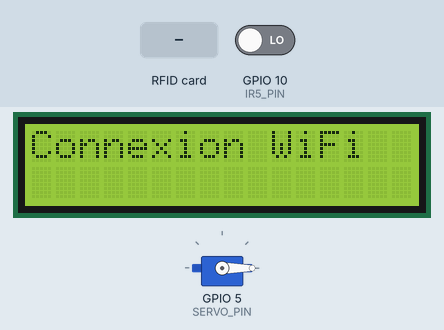
This sketch was run on a simulated ESP32-S3. Shown: 16×2 character LCD, servo. Wiring (inferred from the names in the program): IR receiver: data GPIO 7. Inputs (shaded band) come from the test bench; at power-on: GPIO 10 (IR5_PIN) LOW. WiFi joins after 1.5 s; servers stay silent unless stated; uploads are accepted with an empty reply; what the sketch prints to the serial monitor is not drawn.

Above: at 0.6 s.
At 6.3 s:
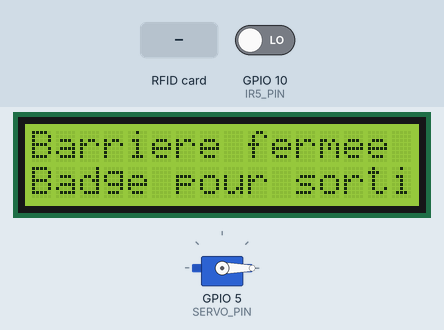
6.4 s: RFID card 0C 46 F1 06 held to the reader
At 7.0 s:
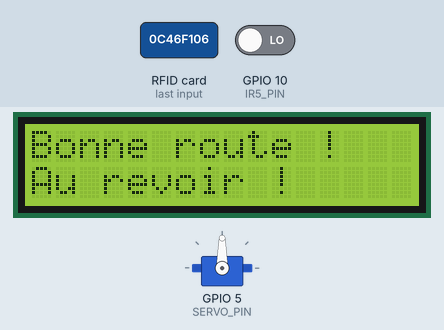
9.4 s: RFID card 5E 7A 19 C4 held to the reader
At 10.0 s:
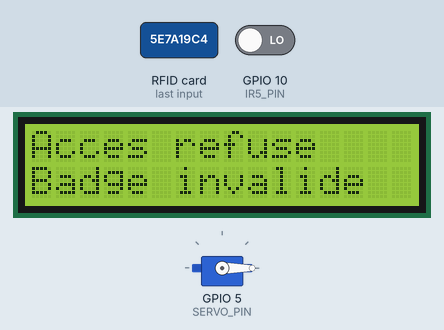
12.4 s: RFID card D3 A7 BD 27 held to the reader
At 12.56 s:
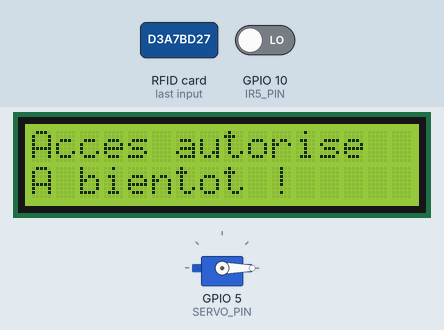
Timing chart, 0 to 16.2 s (numbered marks = the images above; inputs shaded):
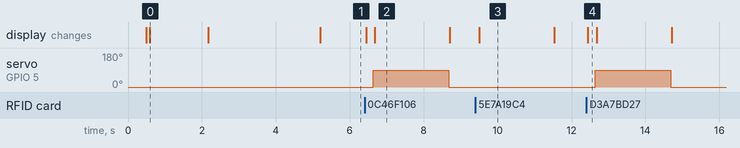

The sketch:

ESP_32_S3_-_Sortie.ino
```cpp
#include <SPI.h>
#include <MFRC522.h>
#include <Wire.h>
#include <LiquidCrystal_I2C.h>
#include <ESP32Servo.h>
#include <WiFi.h>
#include <WebServer.h>
#include <HTTPClient.h>

// ========== WiFi ==========
const char* ssid      = "TON WIFI";
const char* password  = "TON MOT DE PASSE";
const char* FLASK_API = "http://192.168.76.138:5000";

// ========== BROCHES ==========
#define RFID_SS    21
#define RFID_RST   14
#define SERVO_PIN   5
#define I2C_SDA     8
#define I2C_SCL     9
#define IR_PIN      6
#define IR5_PIN    10
#define IR_PRES     7

// ========== BADGES AUTORISÉS ==========
String badgesAutorises[] = {
  "0C46F106",
  "D3A7BD27",
  "E306DC2A",
  "02A50F1B",
  "938F6306"
};
int nbBadges = 5;

// ========== CONSTANTES ==========
const int ANGLE_OUVERT    = 90;
const int ANGLE_FERME     = 0;
const int DELAI_FERMETURE = 30000;

// ========== OBJETS ==========
MFRC522 rfid(RFID_SS, RFID_RST);
LiquidCrystal_I2C lcd(0x27, 16, 2);
Servo barriere;
WebServer server(80);

// ========== VARIABLES ==========
unsigned long tempsOuverture  = 0;
bool barriereOuverte          = false;
bool lcdAllume                = false;
int  dernierEtatPresence      = HIGH;

// ============================================================
// BADGE LOCAL
// ============================================================
bool verifierBadgeLocal(String uid) {
  for (int i = 0; i < nbBadges; i++) {
    if (uid == badgesAutorises[i]) return true;
  }
  return false;
}

// ============================================================
// LCD
// ============================================================
void allumerLCD() {
  if (!lcdAllume) {
    lcd.backlight();
    lcdAllume = true;
    lcd.clear();
    lcd.setCursor(0, 0); lcd.print("Barriere fermee ");
    lcd.setCursor(0, 1); lcd.print("Badge pour sortir");
    Serial.println("[LCD] Allume");
  }
}

void eteindreLCD() {
  if (lcdAllume) {
    lcd.noBacklight();
    lcdAllume = false;
    Serial.println("[LCD] Eteint");
  }
}

// ============================================================
// FLASK
// ============================================================
void notifierRaspberry(String uid) {
  if (WiFi.status() != WL_CONNECTED) return;
  HTTPClient http;
  http.begin(String(FLASK_API) + "/api/sortie/demande");
  http.addHeader("Content-Type", "application/json");
  String body = "{\"uid\":\"" + uid + "\"}";
  http.POST(body);
  http.end();
}

// ============================================================
// BARRIERE
// ============================================================
void ouvrirBarriere() {
  if (!barriereOuverte) {
    Serial.println(">>> OUVERTURE barriere sortie");
    barriere.write(ANGLE_OUVERT);
    barriereOuverte = true;
    tempsOuverture  = millis();
    allumerLCD();
    lcd.clear();
    lcd.setCursor(0, 0); lcd.print("Bonne route !   ");
    lcd.setCursor(0, 1); lcd.print("Au revoir !     ");
  }
}

void fermerBarriere() {
  if (barriereOuverte) {
    Serial.println(">>> FERMETURE barriere sortie");
    barriere.write(ANGLE_FERME);
    barriereOuverte = false;
    allumerLCD();
    lcd.clear();
    lcd.setCursor(0, 0); lcd.print("Barriere fermee ");
    lcd.setCursor(0, 1); lcd.print("Badge pour sortir");
  }
}

// ============================================================
// ROUTES HTTP
// ============================================================
void setupRoutes() {
  server.on("/capteurs", HTTP_GET, []() {
    int ir       = digitalRead(IR_PIN);
    int ir5      = digitalRead(IR5_PIN);
    int presence = digitalRead(IR_PRES);
    String json  = "{\"IR_SORTIE\":" + String(ir) +
                   ",\"IR5\":"       + String(ir5) +
                   ",\"IR_PRES\":"   + String(presence) + "}";
    server.send(200, "application/json", json);
  });

  server.on("/commande", HTTP_POST, []() {
    String body = server.arg("plain");
    if (body.indexOf("BAR:OPEN")  >= 0) ouvrirBarriere();
    if (body.indexOf("BAR:CLOSE") >= 0) fermerBarriere();
    server.send(200, "application/json", "{\"success\":true}");
  });
}

// ============================================================
// SETUP
// ============================================================
void setup() {
  Serial.begin(115200);
  delay(500);

  pinMode(IR_PIN,  INPUT);
  pinMode(IR5_PIN, INPUT);
  pinMode(IR_PRES, INPUT);

  Wire.begin(I2C_SDA, I2C_SCL);
  lcd.init();
  lcd.backlight();
  lcdAllume = true;
  lcd.clear();
  lcd.setCursor(0, 0); lcd.print("Connexion WiFi  ");

  barriere.attach(SERVO_PIN);
  barriere.write(ANGLE_FERME);

  SPI.begin(19, 11, 20, RFID_SS);
  rfid.PCD_Init();

  WiFi.begin(ssid, password);
  int tentatives = 0;
  while (WiFi.status() != WL_CONNECTED && tentatives < 20) {
    delay(500);
    Serial.print(".");
    tentatives++;
  }

  if (WiFi.status() == WL_CONNECTED) {
    Serial.println("\nWiFi OK ! IP : " + WiFi.localIP().toString());
    lcd.clear();
    lcd.setCursor(0, 0); lcd.print("IP:             ");
    lcd.setCursor(0, 1); lcd.print(WiFi.localIP().toString());
    delay(3000);
  } else {
    Serial.println("\nWiFi ECHEC");
  }

  setupRoutes();
  server.begin();

  lcd.clear();
  lcd.setCursor(0, 0); lcd.print("Barriere fermee ");
  lcd.setCursor(0, 1); lcd.print("Badge pour sortir");

  Serial.println("=== ESP32 SORTIE PRET ===");
}

// ============================================================
// LOOP — ascenseur supprimé, géré par Raspi via Nano I2C
// ============================================================
void loop() {
  server.handleClient();

  // IR présence pin 7 → allume/éteint LCD
  int presence = digitalRead(IR_PRES);
  if (presence != dernierEtatPresence) {
    if (presence == LOW) {
      allumerLCD();
    } else {
      if (!barriereOuverte) eteindreLCD();
    }
    dernierEtatPresence = presence;
  }

  // Fermeture barrière après passage IR5
  if (barriereOuverte) {
    int ir5 = digitalRead(IR5_PIN);
    if (ir5 == LOW) {
      Serial.println(">>> IR5 : Voiture passee → Fermeture");
      delay(1500);
      fermerBarriere();
    }
    if (millis() - tempsOuverture > DELAI_FERMETURE) {
      Serial.println(">>> Fermeture auto timeout 30s");
      fermerBarriere();
    }
  }

  // Lecture badge RFID
  if (!rfid.PICC_IsNewCardPresent() || !rfid.PICC_ReadCardSerial()) {
    delay(50);
    return;
  }

  String uid = "";
  for (byte i = 0; i < rfid.uid.size; i++) {
    if (rfid.uid.uidByte[i] < 0x10) uid += "0";
    uid += String(rfid.uid.uidByte[i], HEX);
  }
  uid.toUpperCase();
  Serial.println("Badge : " + uid);

  allumerLCD();
  bool autorise = verifierBadgeLocal(uid);

  if (autorise) {
    Serial.println("Badge autorise");
    lcd.clear();
    lcd.setCursor(0, 0); lcd.print("Acces autorise  ");
    lcd.setCursor(0, 1); lcd.print("A bientot !     ");
    notifierRaspberry(uid);
    ouvrirBarriere();
  } else {
    Serial.println("Badge refuse");
    lcd.clear();
    lcd.setCursor(0, 0); lcd.print("Acces refuse    ");
    lcd.setCursor(0, 1); lcd.print("Badge invalide  ");
    delay(2000);
    lcd.clear();
    lcd.setCursor(0, 0); lcd.print("Barriere fermee ");
    lcd.setCursor(0, 1); lcd.print("Badge pour sortir");
  }

  rfid.PICC_HaltA();
  delay(500);
}
```

Measured:
- after the input at 6.4 s, servo on GPIO 5 (SERVO_PIN): 0° → 90° after 0.24 s, → 0° 2.0 s later; the display: first changes at once (image 2 shows a later state)
- after the input at 9.4 s, the display: changes after 0.10 s (image 3)
- after the input at 12.4 s, servo on GPIO 5 (SERVO_PIN): 0° → 90° after 0.25 s, → 0° 2.0 s later; the display: changes after 0.05 s (image 4)
- what the display in image 0 shows lasts 1.6 s, from 0.6 s to 2.2 s
- what the display in image 2 shows lasts 2.0 s, from 6.7 s to 8.7 s
